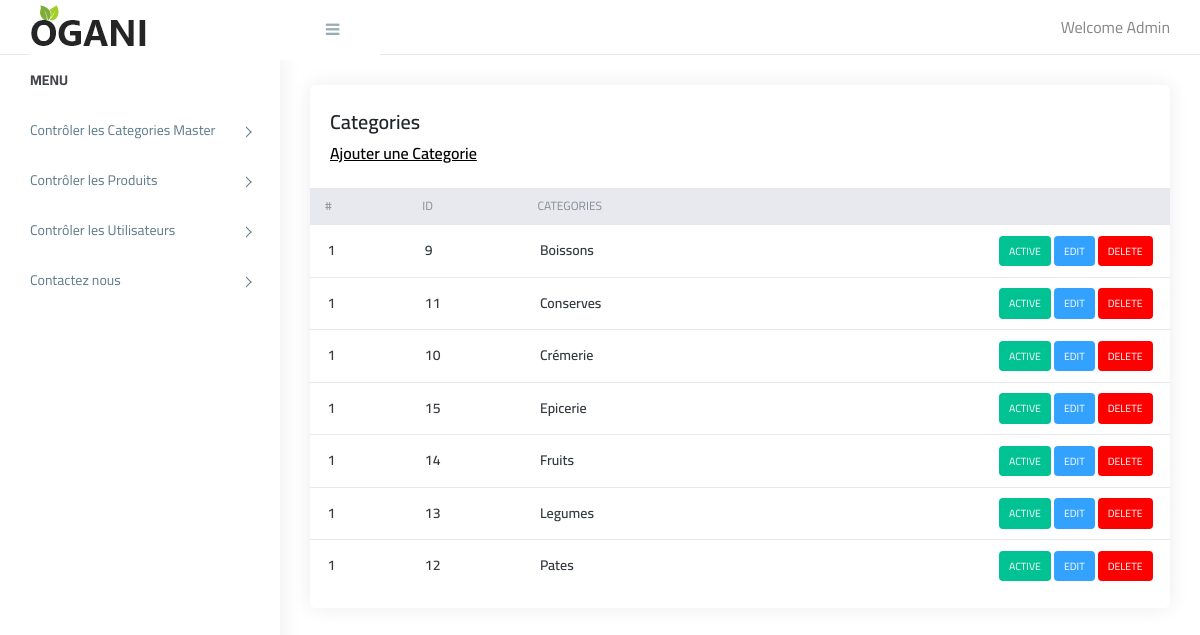
Screenshot of /oganiii/admin/categories.php (signed in) with the database file from the repository.
### tables this page shows
CREATE TABLE `categories` (
  `id` int(11) NOT NULL,
  `categories` varchar(255) NOT NULL,
  `status` tinyint(4) NOT NULL
);

### oganiii/admin/categories.php (the view, shortened to what this page needs)
<?php
require('top.inc.php');
require('dbh.php');
$sql="select * from categories order by categories asc";
$res=mysqli_query($con,$sql);
?>
<div class="content pb-0">
	<div class="orders">
	   <div class="row">
		  <div class="col-xl-12">
			 <div class="card">
				<div class="card-body">
				   <h4 class="box-title">Categories </h4>
				   <h4 class="box-link"><a href="manage_categories.php">Ajouter une Categorie</a> </h4>
				</div>
				<div class="card-body--">
				   <div class="table-stats order-table ov-h">
					  <table class="table ">
						 <thead>
							<tr>
							   <th class="serial">#</th>
							   <th>ID</th>
							   <th>Categories</th>
							   <th></th>
							</tr>
						 </thead>
						 <tbody>
							<?php
							$i=1;
							while($row=mysqli_fetch_assoc($res)){?>
							<tr>
							   <td class="serial"><?php echo $i?></td>
							   <td><?php echo $row['id']?></td>
							   <td><?php echo $row['categories']?></td>
							   <td>
								<?php
								if($row['status']==1){
									echo "<span class='badge badge-complete'><a href='?type=status&operation=deactive&id=".$row['id']."'>Active</a></span>&nbsp;";
								}else{
									echo "<span class='badge badge-pending'><a href='?type=status&operation=active&id=".$row['id']."'>Deactive</a></span>&nbsp;";
								}
								echo "<span class='badge badge-edit'><a href='manage_categories.php?id=".$row['id']."'>Edit</a></span>&nbsp;";
								echo "<span class='badge badge-delete'><a href='?type=delete&id=".$row['id']."'>Delete</a></span>";
								?>
							   </td>
							</tr>
							<?php } ?>
						 </tbody>
					  </table>
				   </div>
				</div>
			 </div>
		  </div>
	   </div>
	</div>
</div>

### oganiii/admin/top.inc.php (shortened to what this page needs)
<!doctype html>
<html class="no-js" lang="">
   <head>
      <link rel="stylesheet" href="assets/css/normalize.css">
      <link rel="stylesheet" href="assets/css/bootstrap.min.css">
      <link rel="stylesheet" href="assets/css/font-awesome.min.css">
      <link rel="stylesheet" href="assets/css/themify-icons.css">
      <link rel="stylesheet" href="assets/css/pe-icon-7-filled.css">
      <link rel="stylesheet" href="assets/css/flag-icon.min.css">
      <link rel="stylesheet" href="assets/css/cs-skin-elastic.css">
      <link rel="stylesheet" href="assets/css/style.css">
   </head>
   <body>
      <aside id="left-panel" class="left-panel">
         <nav class="navbar navbar-expand-sm navbar-default">
            <div id="main-menu" class="main-menu collapse navbar-collapse">
               <ul class="nav navbar-nav">
                  <li class="menu-title">Menu</li>
                  <li class="menu-item-has-children dropdown">
                     <a href="categories.php" > Contrôler les Categories Master</a>
                  </li>
                  <li class="menu-item-has-children dropdown">
                     <a href="product.php" > Contrôler les Produits </a>
                  </li>
				  <li class="menu-item-has-children dropdown">
                     <a href="users.php" > Contrôler les Utilisateurs</a>
                  </li>
				  <li class="menu-item-has-children dropdown">
                     <a href="contact_us.php" > Contactez nous</a>
                  </li>
               </ul>
            </div>
         </nav>
      </aside>
      <div id="right-panel" class="right-panel">
         <header id="header" class="header">
            <div class="top-left">
               <div class="navbar-header">
                  <a class="navbar-brand" href="index.php"><img src="assets/img/logo.png" alt="Logo"></a>
                  <a id="menuToggle" class="menutoggle"><i class="fa fa-bars"></i></a>
               </div>
            </div>
            <div class="top-right">
               <div class="header-menu">
                  <div class="user-area dropdown float-right">
                     <a href="#" class="dropdown-toggle active" data-toggle="dropdown" aria-haspopup="true" aria-expanded="false">Welcome Admin</a>
                  </div>
               </div>
            </div>
         </header>

### rows the page displays
categories: id "9", categories "Boissons"
categories: id "11", categories "Conserves"
categories: id "10", categories "Crémerie"
categories: id "15", categories "Epicerie"
categories: id "14", categories "Fruits"
categories: id "13", categories "Legumes"
categories: id "12", categories "Pates"
